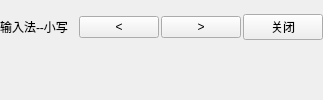
    <widget class="QWidget" name="widgetTop" native="true">
     <property name="styleSheet">
      <string notr="true">border-width:0px;</string>
     </property>
     <layout class="QVBoxLayout" name="verticalLayout">
      <property name="spacing">
       <number>6</number>
      </property>
      <property name="leftMargin">
       <number>0</number>
      </property>
      <property name="topMargin">
       <number>0</number>
      </property>
      <property name="rightMargin">
       <number>0</number>
      </property>
      <property name="bottomMargin">
       <number>0</number>
      </property>
      <item>
       <layout class="QHBoxLayout" name="lay1">
        <property name="spacing">
         <number>2</number>
        </property>
        <item>
         <widget class="QLabel" name="labInfo">
          <property name="sizePolicy">
           <sizepolicy hsizetype="Preferred" vsizetype="Minimum">
            <horstretch>0</horstretch>
            <verstretch>0</verstretch>
           </sizepolicy>
          </property>
          <property name="minimumSize">
           <size>
            <width>0</width>
            <height>25</height>
           </size>
          </property>
          <property name="text">
           <string>输入法--小写</string>
          </property>
         </widget>
        </item>
        <item>
         <widget class="QLabel" name="labPY">
          <property name="sizePolicy">
           <sizepolicy hsizetype="Expanding" vsizetype="Preferred">
            <horstretch>0</horstretch>
            <verstretch>0</verstretch>
           </sizepolicy>
          </property>
          <property name="text">
           <string/>
          </property>
          <property name="alignment">
           <set>Qt::AlignCenter</set>
          </property>
         </widget>
        </item>
        <item>
         <widget class="QPushButton" name="btnPre">
          <property name="focusPolicy">
           <enum>Qt::NoFocus</enum>
          </property>
          <property name="styleSheet">
           <string notr="true"/>
          </property>
          <property name="text">
           <string>&lt;</string>
          </property>
         </widget>
        </item>
        <item>
         <widget class="QPushButton" name="btnNext">
          <property name="focusPolicy">
           <enum>Qt::NoFocus</enum>
          </property>
          <property name="styleSheet">
           <string notr="true"/>
          </property>
          <property name="text">
           <string>&gt;</string>
          </property>
         </widget>
        </item>
        <item>
         <widget class="QPushButton" name="btnClose">
          <property name="focusPolicy">
           <enum>Qt::NoFocus</enum>
          </property>
          <property name="styleSheet">
           <string notr="true"/>
          </property>
          <property name="text">
           <string>关闭</string>
          </property>
         </widget>
        </item>
       </layout>
      </item>
      <item>
       <layout class="QHBoxLayout" name="lay2">
        <property name="spacing">
         <number>0</number>
        </property>
        <item>
         <widget class="QLabel" name="labCh0">
          <property name="sizePolicy">
           <sizepolicy hsizetype="Preferred" vsizetype="Fixed">
            <horstretch>0</horstretch>
            <verstretch>0</verstretch>
           </sizepolicy>
          </property>
          <property name="minimumSize">
           <size>
            <width>0</width>
            <height>25</height>
           </size>
          </property>
          <property name="text">
           <string/>
          </property>
          <property name="alignment">
           <set>Qt::AlignCenter</set>
          </property>
         </widget>
        </item>
        <item>
         <widget class="QLabel" name="labCh1">
          <property name="sizePolicy">
           <sizepolicy hsizetype="Preferred" vsizetype="Fixed">
            <horstretch>0</horstretch>
            <verstretch>0</verstretch>
           </sizepolicy>
          </property>
          <property name="minimumSize">
           <size>
            <width>0</width>
            <height>25</height>
           </size>
          </property>
          <property name="text">
           <string/>
          </property>
          <property name="alignment">
           <set>Qt::AlignCenter</set>
          </property>
         </widget>
        </item>
        <item>
         <widget class="QLabel" name="labCh2">
          <property name="sizePolicy">
           <sizepolicy hsizetype="Preferred" vsizetype="Fixed">
            <horstretch>0</horstretch>
            <verstretch>0</verstretch>
           </sizepolicy>
          </property>
          <property name="minimumSize">
           <size>
            <width>0</width>
            <height>25</height>
           </size>
          </property>
          <property name="text">
           <string/>
          </property>
          <property name="alignment">
           <set>Qt::AlignCenter</set>
          </property>
         </widget>
        </item>
        <item>
         <widget class="QLabel" name="labCh3">
          <property name="sizePolicy">
           <sizepolicy hsizetype="Preferred" vsizetype="Fixed">
            <horstretch>0</horstretch>
            <verstretch>0</verstretch>
           </sizepolicy>
          </property>
          <property name="minimumSize">
           <size>
            <width>0</width>
            <height>25</height>
           </size>
          </property>
          <property name="text">
           <string/>
          </property>
          <property name="alignment">
           <set>Qt::AlignCenter</set>
          </property>
         </widget>
        </item>
        <item>
         <widget class="QLabel" name="labCh4">
          <property name="sizePolicy">
           <sizepolicy hsizetype="Preferred" vsizetype="Fixed">
            <horstretch>0</horstretch>
            <verstretch>0</verstretch>
           </sizepolicy>
          </property>
          <property name="minimumSize">
           <size>
            <width>0</width>
            <height>25</height>
           </size>
          </property>
          <property name="text">
           <string/>
          </property>
          <property name="alignment">
           <set>Qt::AlignCenter</set>
          </property>
         </widget>
        </item>
        <item>
         <widget class="QLabel" name="labCh5">
          <property name="sizePolicy">
           <sizepolicy hsizetype="Preferred" vsizetype="Fixed">
            <horstretch>0</horstretch>
            <verstretch>0</verstretch>
           </sizepolicy>
          </property>
          <property name="minimumSize">
           <size>
            <width>0</width>
            <height>25</height>
           </size>
          </property>
          <property name="text">
           <string/>
          </property>
          <property name="alignment">
           <set>Qt::AlignCenter</set>
          </property>
         </widget>
        </item>
        <item>
         <widget class="QLabel" name="labCh6">
          <property name="sizePolicy">
           <sizepolicy hsizetype="Preferred" vsizetype="Fixed">
            <horstretch>0</horstretch>
            <verstretch>0</verstretch>
           </sizepolicy>
          </property>
          <property name="minimumSize">
           <size>
            <width>0</width>
            <height>25</height>
           </size>
          </property>
          <property name="text">
           <string/>
          </property>
          <property name="alignment">
           <set>Qt::AlignCenter</set>
          </property>
         </widget>
        </item>
        <item>
         <widget class="QLabel" name="labCh7">
          <property name="sizePolicy">
           <sizepolicy hsizetype="Preferred" vsizetype="Fixed">
            <horstretch>0</horstretch>
            <verstretch>0</verstretch>
           </sizepolicy>
          </property>
          <property name="minimumSize">
           <size>
            <width>0</width>
            <height>25</height>
           </size>
          </property>
          <property name="text">
           <string/>
          </property>
          <property name="alignment">
           <set>Qt::AlignCenter</set>
          </property>
         </widget>
        </item>
        <item>
         <widget class="QLabel" name="labCh8">
          <property name="sizePolicy">
           <sizepolicy hsizetype="Preferred" vsizetype="Fixed">
            <horstretch>0</horstretch>
            <verstretch>0</verstretch>
           </sizepolicy>
          </property>
          <property name="minimumSize">
           <size>
            <width>0</width>
            <height>25</height>
           </size>
          </property>
          <property name="text">
           <string/>
          </property>
          <property name="alignment">
           <set>Qt::AlignCenter</set>
          </property>
         </widget>
        </item>
        <item>
         <widget class="QLabel" name="labCh9">
          <property name="sizePolicy">
           <sizepolicy hsizetype="Preferred" vsizetype="Fixed">
            <horstretch>0</horstretch>
            <verstretch>0</verstretch>
           </sizepolicy>
          </property>
          <property name="minimumSize">
           <size>
            <width>0</width>
            <height>25</height>
           </size>
          </property>
          <property name="text">
           <string/>
          </property>
          <property name="alignment">
           <set>Qt::AlignCenter</set>
          </property>
         </widget>
        </item>
       </layout>
      </item>
     </layout>
    </widget>
